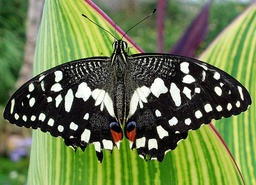
#> input picture images/butterfly.jpg, 256 x 185 px, shrunk from 493 x 356 before the run
$ python main.py   (older library calls are emulated)
#> lines starting #> are read from the running program, lines starting #| are printed output that depends on the picture
#> further down, img is the input picture: shape (185, 256, 3); mean B, G, R 77, 123.5, 106.9
### get_blob_loc.py
# This function computes the indices of the blobs in an image. The inputs
# to the function are:
#
# input_img - The main input image where blobs are detected.
#
# oct_num - The number of octaves desired in scale space. The default
# value was chosen based on the suggestions in section 11.7 of the
# 4th edition of the 'Digital Image Processing' book by Rafael C. Gonzalez.
#
# DoG_layer_num - The number of Difference of Gaussian layers desired
# in each octave. The default value was chosen based on the suggestions in
# section 11.7 of the 4th edition of the 'Digital Image Processing' book
# by Rafael C. Gonzalez.
#
# sigma - The initial sigma value to be used for blurring. The default
# value was chosen based on the suggestions in section 11.7 of the 4th
# edition of the 'Digital Image Processing' book by Rafael C. Gonzalez.
#
# k - The initial scaling factor for sigma. The default value was chosen
# based on the suggestions in section 11.7 of the 4th edition of the
# 'Digital Image Processing' book by Rafael C. Gonzalez.
#
# This function outputs maxima_idx, which is list of tuples representing
# the x and y co-ordinates of the center of the blobs. This function also
# outputs maxima_layer_num, which is a 1D array that contains the layer
# number in which each maximum is detected. For example, if the number
# of desired octaves is 3 and the number of DoG layers is 4, then a
# maximum detected in the second layer in the third octave will have
# maxima_layer_num = 1 + 8 = 9.

# import NumPy library

import numpy as np

# import OpenCV library

import cv2 as cv

# import the get_ss_octave() function

from get_ss_octave import get_ss_octave

# import the get_DoG_squared() function

from get_DoG_squared import get_DoG_squared

# import the get_maxima_loc() function

from get_maxima_loc import get_maxima_loc

def get_blob_loc(input_img,oct_num=3,DoG_layer_num=4,sigma=1.6,
                 k=np.sqrt(2)):

    # the number of layers in each octave in scale space

#> called with oct_num = 3, DoG_layer_num = 4, sigma = 1.6, k = 1.41
    n = DoG_layer_num + 1

    # convert the input image to grayscale

    img = cv.cvtColor(input_img,cv.COLOR_BGR2GRAY)
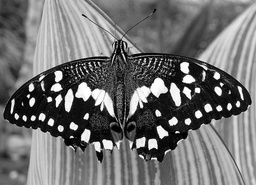
#> img: shape (185, 256); min 0, max 255, mean 113.3

    # initialize lists to store results

    maxima_idx = []

    maxima_layer_num = []

    for i in range(oct_num): # loop through each octave

        # compute octave in scale space

        scale_space = get_ss_octave(img,n,sigma_init=sigma,k_init=k)

        # compute the squared difference of Gaussians from this octave

        DoG_squared = get_DoG_squared(scale_space)

        # compute the indices of the maxima of the squared difference of
        # Gaussians, and the scale space layers in which they appear

        (max_idx,max_layer_num) = get_maxima_loc(DoG_squared)

        # scale indices to account for down-sampling

        max_idx = max_idx*np.power(2,i)

        # shift layer number where maxima appear to account for different
        # octaves

        max_layer_num = max_layer_num + DoG_layer_num*i

        # store results in lists

        maxima_idx.append(max_idx)

        maxima_layer_num.append(max_layer_num)

        # down-sample the third image in scale-space and store it

        dsby2 = scale_space[2]

        img = dsby2[::2,::2]
#> this loop made 3 passes
#> max_layer_num on pass 2: [5, 5, 5, 5, 5, 5, 5, 6, 6, 6, 6, 6, 6, 6]
#> pass 1, in conv_FFT, `padded_f = pad_img(f,pad_size_f)`:
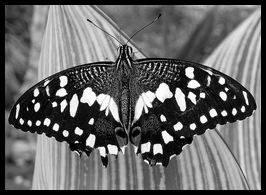
#> padded_f: shape (195, 266); min 0, max 255, mean 103.4
#> pass 1, in conv_FFT, `g = np.fft.ifftshift(np.real(iFFT_2D(G)))`:
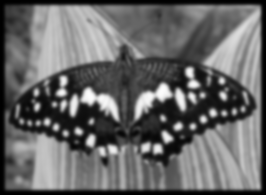
#> g: shape (195, 266) float64; min 0.000329, max 252.6, mean 103.4
#> pass 1, in conv_FFT, `cropped_out = g[out_start_idx[0]:out_start_idx[0]+f.shape[0], out_star..`:
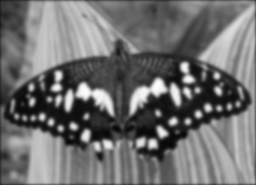
#> cropped_out: shape (185, 256) float64; min 7.11, max 252.6, mean 111.7
#> pass 1, in conv_FFT (call 2), `padded_f = pad_img(f,pad_size_f)`:
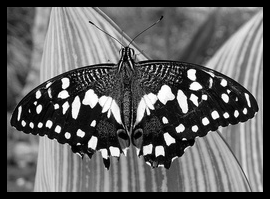
#> padded_f: shape (199, 270); min 0, max 255, mean 99.8
#> after the loop, maxima_idx = 3 items; maxima_layer_num = 3 items
#> (the rest of the program and of its run is left out)
